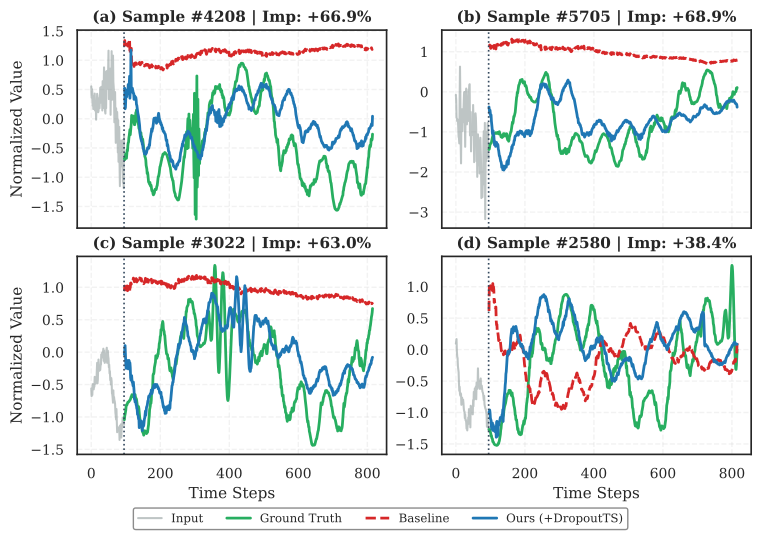

This figure's Python source:
import os
import json
import numpy as np
import matplotlib.pyplot as plt
import seaborn as sns
from pathlib import Path
import argparse

"""
Visualization script for comparing model performance before and after applying DropoutTS.
Example usage:
    python dropoutts_visualization.py --before <before_dir> --after <after_dir>
"""
# ==========================================
# 1. Academic Style Configuration
# ==========================================
def set_academic_style():
    """Configure ICML academic style (unified format)"""
    sns.set_theme(style="whitegrid", font_scale=1.0, rc={
        "font.family": "serif",
        "font.serif": ["Times New Roman", "Times", "DejaVu Serif"],
        "axes.edgecolor": ".15",
        "grid.linestyle": "--",
        "axes.linewidth": 1.2,
        "font.size": 10,
        "axes.labelsize": 11,
        "axes.titlesize": 12,
        "xtick.labelsize": 10,
        "ytick.labelsize": 10,
        "legend.fontsize": 8.5,
        "legend.title_fontsize": 10,
        "figure.dpi": 300,
        "savefig.bbox": "tight"
    })

# ==========================================
# 2. Data Loading Logic
# ==========================================
def load_test_results(result_dir):
    result_dir = Path(result_dir)
    test_results_dir = result_dir / "test_results"
    
    cfg_file = result_dir / "cfg.json"
    input_len, output_len, num_features = 96, 96, 7
    if cfg_file.exists():
        with open(cfg_file, 'r') as f:
            cfg = json.load(f)
            model_cfg = cfg.get("model_config", {})
            input_len = model_cfg.get("input_len", 96)
            output_len = model_cfg.get("output_len", 96)
            num_features = model_cfg.get("num_features", 7)
    
    def load_npy(name):
        path = test_results_dir / f"{name}.npy"
        try:
            data = np.load(path)
            # Ensure correct shape (B, L, C)
            if len(data.shape) == 2:  # May be flattened in some cases
                L = input_len if name == "inputs" else output_len
                B = len(data) // (L * num_features)
                data = data.reshape(B, L, num_features)
            return data
        except:
            data_mm = np.memmap(path, mode='r', dtype='float32')
            L = input_len if name == "inputs" else output_len
            B = len(data_mm) // (L * num_features)
            return data_mm.reshape(B, L, num_features)

    return load_npy("inputs"), load_npy("prediction"), load_npy("targets")

# ==========================================
# 3. Core Plotting Function (with filtering logic for Imp > 30%)
# ==========================================
def plot_high_imp_comparison(before_dir, after_dir, output_path, feat_idx=0, threshold=0.3):
    set_academic_style()
    
    print("Loading data...")
    in_b, pred_b, tar_b = load_test_results(before_dir)
    in_a, pred_a, tar_a = load_test_results(after_dir)
    
    # --- Filtering logic starts ---
    print(f"Filtering samples with Improvement > {threshold*100:.0f}%...")
    
    # Calculate MAE for all samples on this feature
    # Shape: (B, L_out) -> (B,)
    all_mae_base = np.mean(np.abs(pred_b[:, :, feat_idx] - tar_b[:, :, feat_idx]), axis=1)
    all_mae_ours = np.mean(np.abs(pred_a[:, :, feat_idx] - tar_a[:, :, feat_idx]), axis=1)
    
    # Calculate improvement ratio (avoid division by zero)
    all_imps = (all_mae_base - all_mae_ours) / (all_mae_base + 1e-9)
    
    # Find indices that meet the criteria
    qualified_indices = np.where(all_imps > threshold)[0]
    
    if len(qualified_indices) < 4:
        print(f"Warning: Only {len(qualified_indices)} samples found. Relaxing criteria to top 4.")
        indices = np.argsort(all_imps)[-4:]  # If insufficient, take top 4 best performers
    else:
        indices = np.random.choice(qualified_indices, 4, replace=False)
    # --- Filtering logic ends ---

    fig, axes = plt.subplots(2, 2, figsize=(7.5, 5.0), sharex=True, constrained_layout=True)
    axes = axes.flatten()
    
    colors = {'in': '#7F8C8D', 'gt': '#27AE60', 'base': '#D62728', 'ours': '#1F77B4'}
    L_in, L_out = in_b.shape[1], tar_b.shape[1]
    t_in = np.arange(L_in)
    t_out = np.arange(L_in, L_in + L_out)

    for i, idx in enumerate(indices):
        ax = axes[i]
        seq_in, seq_gt = in_b[idx, :, feat_idx], tar_b[idx, :, feat_idx]
        seq_base, seq_ours = pred_b[idx, :, feat_idx], pred_a[idx, :, feat_idx]
        
        # Plotting
        ax.plot(t_in, seq_in, color=colors['in'], label='Input', lw=1.5, alpha=0.5)
        ax.plot(t_out, seq_gt, color=colors['gt'], label='Ground Truth', lw=2.0)
        ax.plot(t_out, seq_base, color=colors['base'], label='Baseline', lw=2.0, ls='--')
        ax.plot(t_out, seq_ours, color=colors['ours'], label='Ours (+DropoutTS)', lw=2.0, ls='-')
        
        ax.axvline(x=L_in-1, color='#34495E', linestyle=':', lw=1.2)
        ax.set_title(f"({chr(97+i)}) Sample #{idx} | Imp: {all_imps[idx]*100:+.1f}%", fontweight='bold', fontsize=11, loc='center')
        ax.grid(True, linestyle='--', alpha=0.25)
        
        if i >= 2: ax.set_xlabel("Time Steps")
        if i % 2 == 0: ax.set_ylabel("Normalized Value")

    handles, labels = axes[0].get_legend_handles_labels()
    fig.legend(handles, labels, loc='lower center', ncol=4, bbox_to_anchor=(0.5, -0.06), 
               framealpha=0.9, edgecolor='gray')

    out_dir = Path(output_path)
    out_dir.mkdir(parents=True, exist_ok=True)
    plt.savefig(out_dir / 'dropoutts_visualization.pdf', bbox_inches='tight', dpi=300)
    print(f"Success! Visualized samples: {indices}")
    print(f"Results saved to: {out_dir}")

if __name__ == "__main__":
    parser = argparse.ArgumentParser()
    parser.add_argument('--before', type=str, required=True)
    parser.add_argument('--after', type=str, required=True)
    parser.add_argument('--output', type=str, default='.')
    parser.add_argument('--feat', type=int, default=0)
    parser.add_argument('--threshold', type=float, default=0.3, help='Min improvement threshold (default 0.3)')
    
    args = parser.parse_args()
    plot_high_imp_comparison(args.before, args.after, args.output, args.feat, args.threshold)
